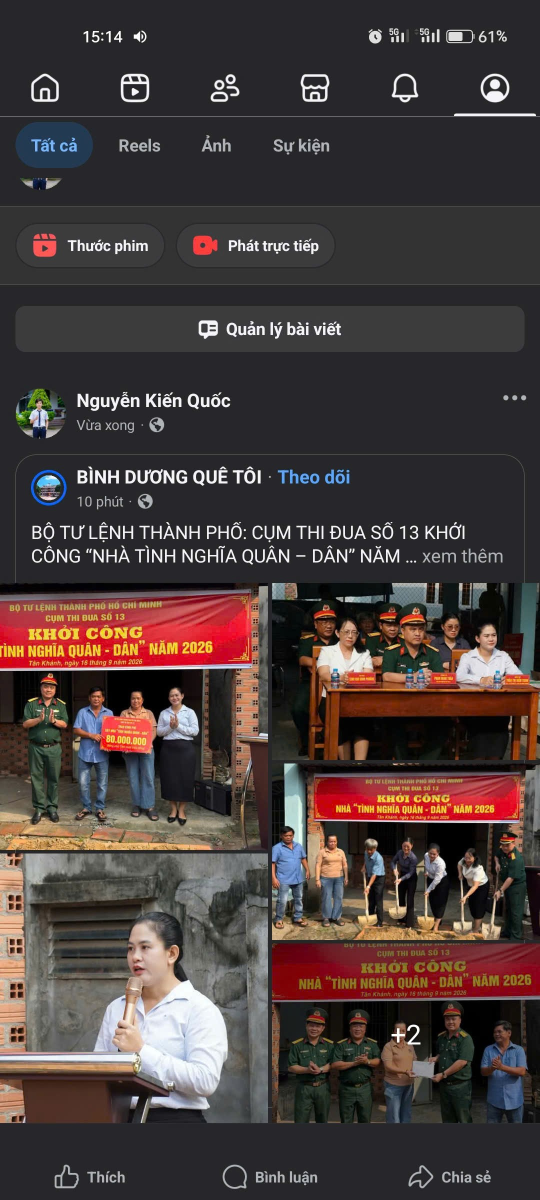
#> input picture tests/eval_datasets/image copy 10.png, 1080 x 2400 px (shown at 1/2 size); its folder holds only this picture in this run
$ python -i demo_pipeline.py   (imports and definitions only)
#> lines starting #> are read from the running program, lines starting #| are printed output that depends on the picture; after the words box and inside, x2 and y2 are one past the last pixel; in counts of white or black regions, pixels touching at a corner belong together
"""
Demo pipeline: doi chieu anh bao cao chia se bai Facebook
B1 tien xu ly -> B2 SIFT + RANSAC (dinh vi) -> B3 kiem tra luoi o -> B4 quyet dinh
Nguong la gia tri khoi diem, chua hieu chinh.
"""
import json, time, math, os, sys
import cv2, numpy as np
from PIL import Image, ImageOps

U = '/mnt/user-data/uploads/'
REFDIR = '/home/claude/demo/refs/'
OUT = '/mnt/user-data/outputs/'
W0 = 640

# ---- nguong khoi diem ----
TH = dict(min_good=12, ratio=0.75, ransac_px=4.0,
          min_inliers=25, min_inlier_ratio=0.30, border_inliers=15,
          scale=(0.3, 3.0), max_angle=5.0, min_visible=0.65,
          grid_n=8, grid_w=256, edge_margin=0.04, tile_cov=0.70, tile_ncc=0.60,
          pass_grid=0.85, review_grid=0.60)

sift = cv2.SIFT_create(nfeatures=1500)


def load_bgr(path):
    im = ImageOps.exif_transpose(Image.open(path)).convert('RGB')
    return cv2.cvtColor(np.array(im), cv2.COLOR_RGB2BGR)


def prep(bgr, w=W0):
    """B1: thu nho ve chieu rong 640, grayscale, SIFT"""
    h = int(round(bgr.shape[0] * w / bgr.shape[1]))
    img = cv2.resize(bgr, (w, h), interpolation=cv2.INTER_AREA)
    gray = cv2.cvtColor(img, cv2.COLOR_BGR2GRAY)
    kp, des = sift.detectAndCompute(gray, None)
    return dict(img=img, gray=gray, kp=kp, des=des)


def _longest_run(v, thr, max_gap):
    on = v > thr
    best = (0, 0)
    i, n = 0, len(v)
    while i < n:
        if on[i]:
            j, last = i, i
            while j < n and (on[j] or j - last <= max_gap):
                if on[j]:
                    last = j
                j += 1
            if last - i > best[1] - best[0]:
                best = (i, last)
            i = last + 1
        else:
            i += 1
    return best


def auto_crop(bgr, w=W0, sat_thr=45, row_thr=0.20, col_thr=0.15, gap=15):
    """A2: tu dong tim khung media trong anh mau (khong can nguoi crop).
    Phan giao dien Facebook gan nhu khong co mau bao hoa, con anh/do hoa thi co.
    Tra ve (x0, y0, x1, y1) theo toa do anh goc."""
#> called with w = 640, sat_thr = 45, row_thr = 0.2, col_thr = 0.15, gap = 15
    h0, w0 = bgr.shape[:2]
#> h0 = 2400; w0 = 1080
    s = w / w0
#> s = 0.593
    img = cv2.resize(bgr, (w, int(h0 * s)), interpolation=cv2.INTER_AREA)
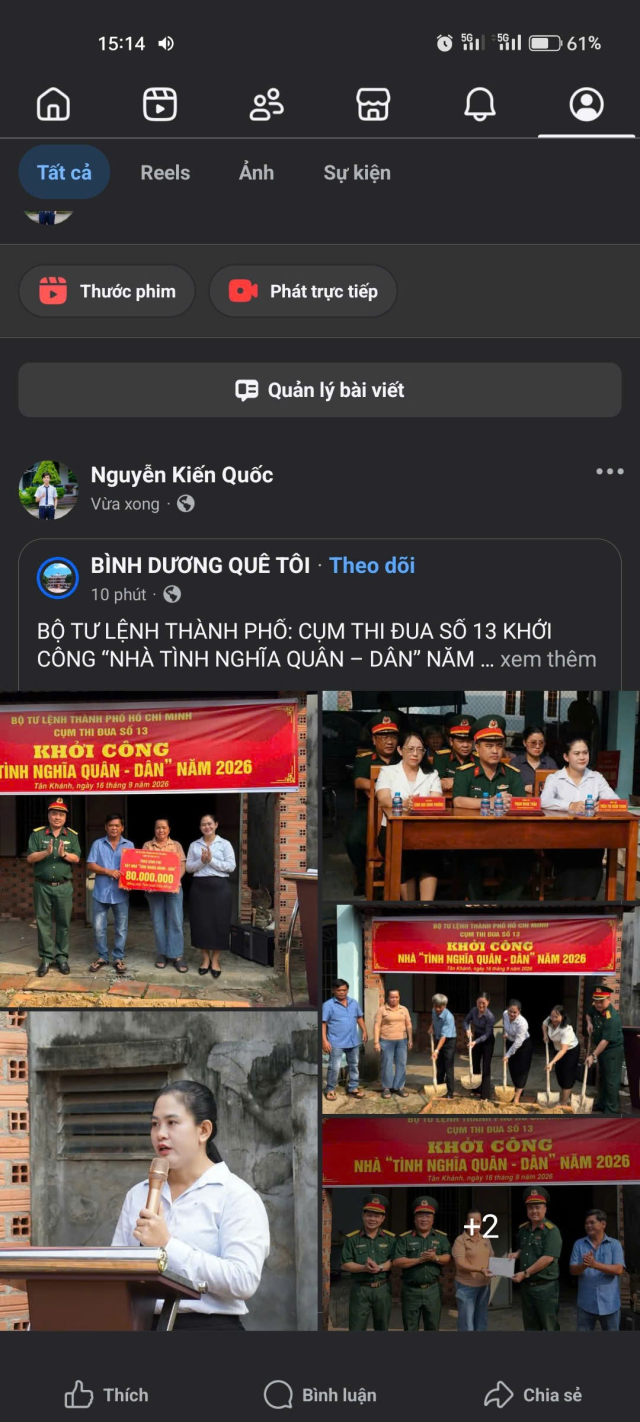
#> img: shape (1422, 640, 3); mean R, G, B 72.3, 60.7, 59.4
    hsv = cv2.cvtColor(img, cv2.COLOR_BGR2HSV)
#> hsv: shape (1422, 640, 3); mean H, S, V 106.7, 55.9, 76.3
    mask = ((hsv[..., 1] > sat_thr) & (hsv[..., 2] > 40)).astype(np.float32)
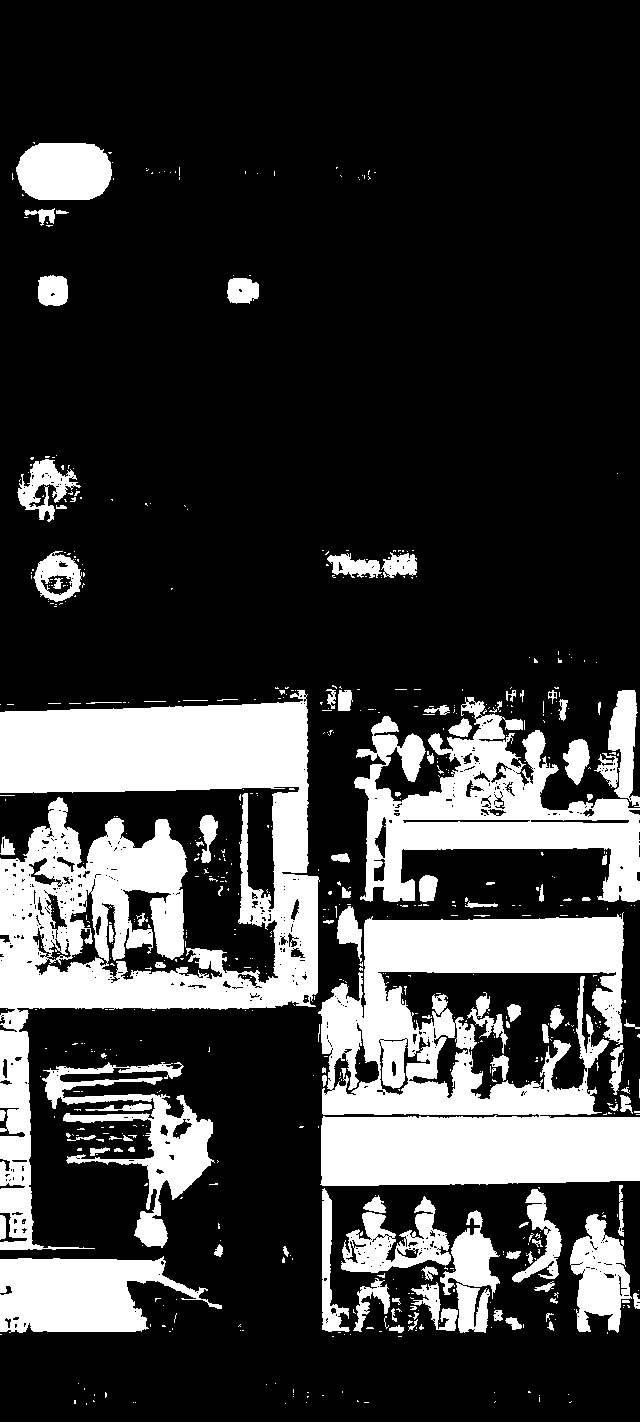
#> mask: shape (1422, 640) float32; values 0 (black) and 1 (white), 23.3% white; 670 white regions (562 under 20 px), largest, box (x1, y1, x2, y2) and area: (0, 690, 320, 1250) 71278, (318, 912, 640, 1186) 55715, (354, 697, 640, 902) 24322
    row = cv2.blur(mask.mean(1).reshape(-1, 1), (1, 9)).ravel()
#> row = 1422 values, max 0.771 at index 753, min 0 at index 0, mean 0.233
    y0, y1 = _longest_run(row, row_thr, gap)
#> in _longest_run, `i, n = 0, len(v)`: i = 0; n = 1422
#> after the loop in _longest_run, `while i < n:`: best = (703, 1186); i = 1422; j = 1347
#> y0 = 703; y1 = 1186
    col = np.convolve(mask[y0:y1 + 1].mean(0), np.ones(9) / 9, 'same')
#> col = 640 values, max 0.825 at index 13, min 0.166 at index 317, mean 0.538
    x0, x1 = _longest_run(col, col_thr, gap)
#> the loop in _longest_run (call 2), `while i < n:` made 1 pass
#> (best, i) on pass 1: ((0, 639), 640)
#> x0 = 0; x1 = 639
    return tuple(int(round(v / s)) for v in (x0, y0, x1 + 1, y1 + 1))


def make_ref(bgr, box=None):
    """A3: crop media (tu dong hoac theo box nguoi dung chinh) -> anh mau"""
    box = box or auto_crop(bgr)
#> box = (0, 1186, 1080, 2003)
    x0, y0, x1, y1 = box
#> x0 = 0; y0 = 1186; x1 = 1080; y1 = 2003
    return prep(bgr[y0:y1, x0:x1]), box
#> in prep, `img = cv2.resize(bgr, (w, h), interpolation=cv2.INTER_AREA)`:
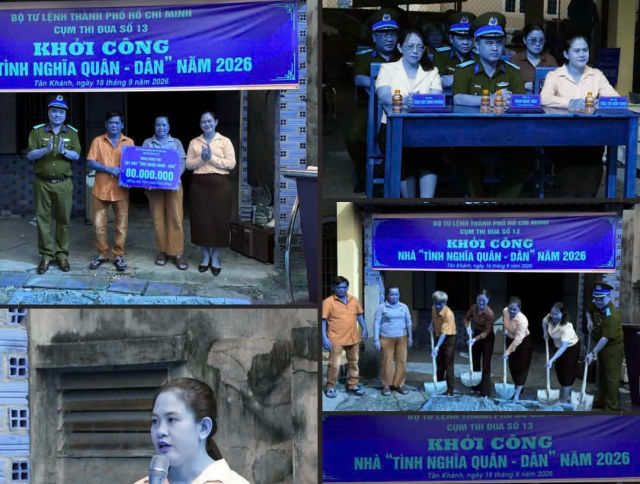
#> img: shape (484, 640, 3); mean of channels 0, 1, 2 103.7, 72, 62.6; drawn as B, G, R
#> in prep, `gray = cv2.cvtColor(img, cv2.COLOR_BGR2GRAY)`:
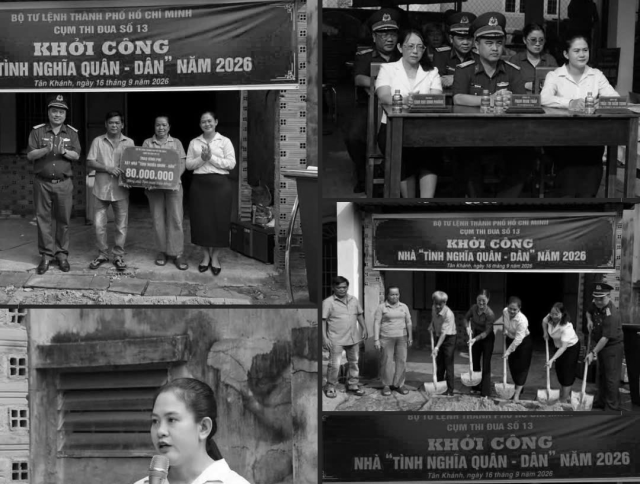
#> gray: shape (484, 640); min 0, max 254, mean 72.8
#> in prep, `kp, des = sift.detectAndCompute(gray, None)`: kp = 1501 keypoints; strongest (x, y, size): (568, 335, 13.5), (402, 81, 34.5), (572, 87, 37.8), (522, 319, 8)


# [97 lines left out: functions localize, grid_check, not called in this run]


RANK = {'PASS': 3, 'REVIEW': 2, 'FAIL': 1}


# [38 lines left out: functions decide, run_task, load_refs, not called in this run]


# [5 lines not run here, left out]

>>> import cv2
>>> picture = cv2.cvtColor(cv2.imread('../tests/eval_datasets/image copy 10.png'), cv2.COLOR_BGR2RGB)
>>> result = make_ref(picture)

$ run again, on tests/eval_datasets/image copy 11.png
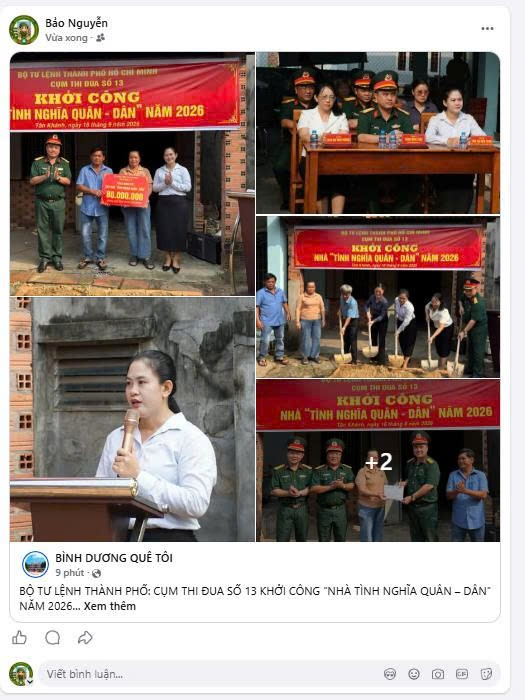
#> input picture tests/eval_datasets/image copy 11.png, 525 x 700 px
#> hsv: shape (853, 640, 3); mean H, S, V 70.8, 64, 153.7
#> in auto_crop, `mask = ((hsv[..., 1] > sat_thr) & (hsv[..., 2] > 40)).astype(np.float32)`:
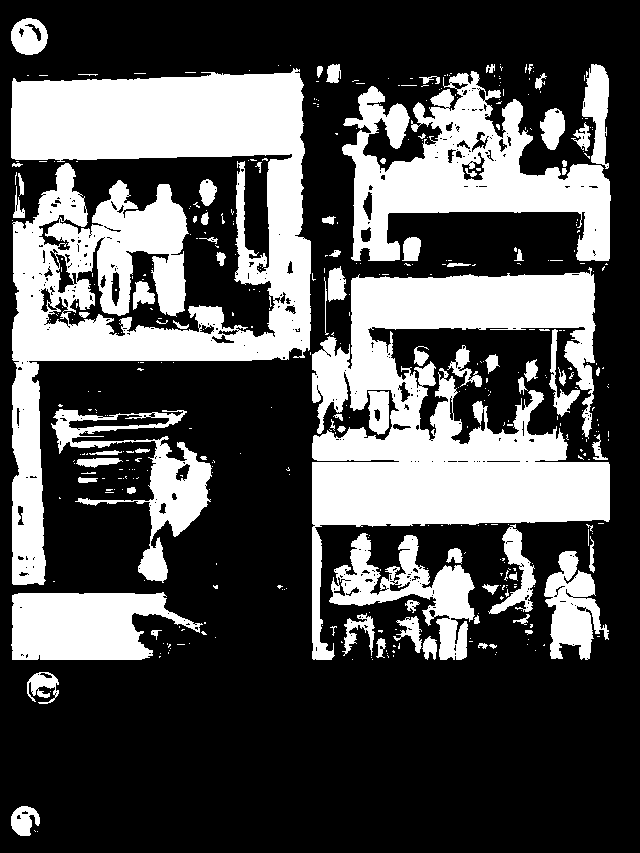
#> mask: shape (853, 640) float32; values 0 (black) and 1 (white), 32.7% white; 427 white regions (345 under 20 px), largest, box (x1, y1, x2, y2) and area: (11, 68, 311, 585) 63666, (312, 267, 610, 660) 49362, (342, 71, 611, 261) 22687
#> row = 853 values, max 0.73 at index 121, min 0 at index 0, mean 0.327
#> in _longest_run, `i, n = 0, len(v)`: i = 0; n = 853
#> the loop in _longest_run, `while i < n:` made 293 passes
#> (best, i) on pass 75: ((74, 526), 527)
#> after the loop in _longest_run, `while i < n:`: j = 674
#> in auto_crop, `y0, y1 = _longest_run(row, row_thr, gap)`: y0 = 74; y1 = 526
#> col = 640 values, max 0.861 at index 23, min 0 at index 0, mean 0.512
#> the loop in _longest_run (call 2), `while i < n:` made 40 passes
#> (best, i) on pass 11: ((10, 610), 611)
#> in auto_crop, `x0, x1 = _longest_run(col, col_thr, gap)`: x0 = 10; x1 = 610
#> box = (8, 61, 501, 432)
#> in make_ref, `x0, y0, x1, y1 = box`: x0 = 8; y0 = 61; x1 = 501; y1 = 432
#> in prep, `gray = cv2.cvtColor(img, cv2.COLOR_BGR2GRAY)`:
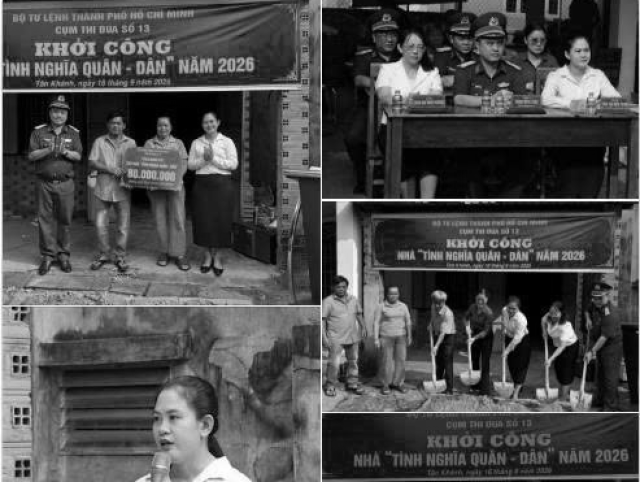
#> gray: shape (482, 640); min 0, max 255, mean 75.7
#> kp = 1500 keypoints; strongest (x, y, size): (567, 334, 13.3), (402, 81, 34.8), (573, 88, 37.7), (467, 201, 4.3)

$ run again, on tests/eval_datasets/image copy 3.png
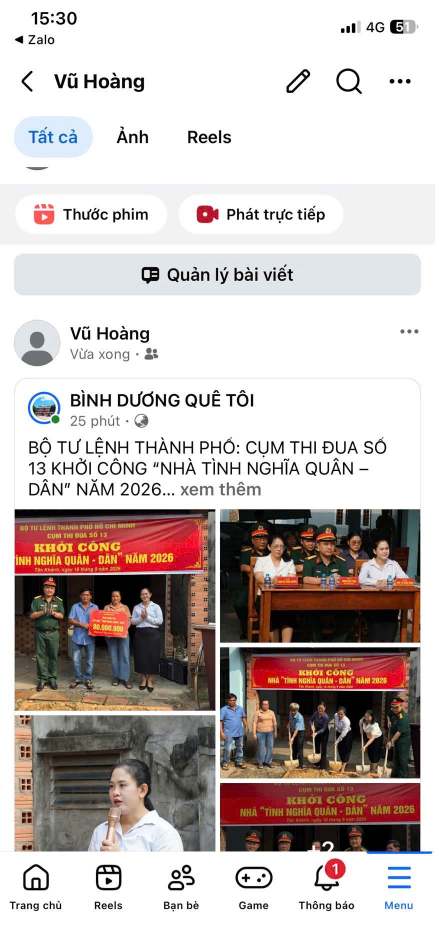
#> input picture tests/eval_datasets/image copy 3.png, 870 x 1884 px (shown at 1/2 size)
#> hsv: shape (1385, 640, 3); mean H, S, V 34, 34.8, 198.1
#> in auto_crop, `mask = ((hsv[..., 1] > sat_thr) & (hsv[..., 2] > 40)).astype(np.float32)`:
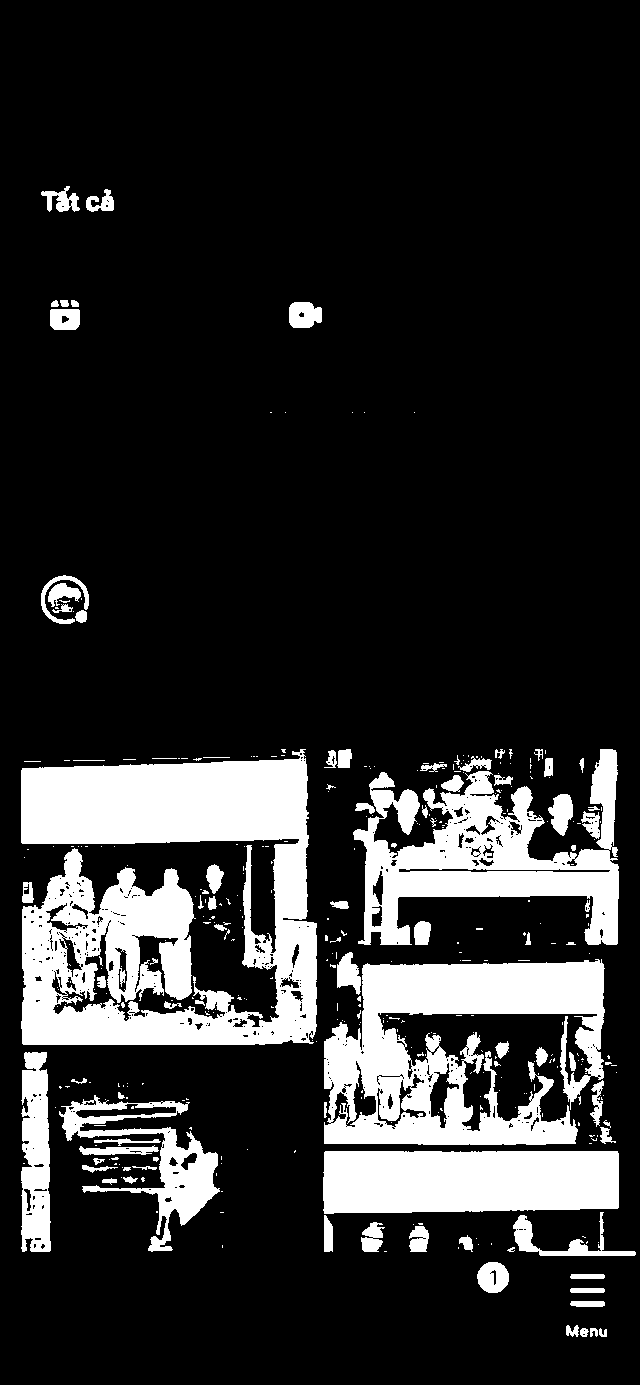
#> mask: shape (1385, 640) float32; values 0 (black) and 1 (white), 17.4% white; 364 white regions (274 under 20 px), largest, box (x1, y1, x2, y2) and area: (21, 749, 317, 1045) 56247, (324, 959, 605, 1145) 30545, (353, 749, 619, 945) 22537
#> row = 1385 values, max 0.715 at index 803, min 0 at index 0, mean 0.174
#> in _longest_run, `i, n = 0, len(v)`: i = 0; n = 1385
#> after the loop in _longest_run, `while i < n:`: best = (760, 1213); i = 1385; j = 1266
#> in auto_crop, `y0, y1 = _longest_run(row, row_thr, gap)`: y0 = 760; y1 = 1213
#> col = 640 values, max 0.822 at index 33, min 0 at index 0, mean 0.497
#> the loop in _longest_run (call 2), `while i < n:` made 41 passes
#> (best, i) on pass 20: ((19, 618), 619)
#> in auto_crop, `x0, x1 = _longest_run(col, col_thr, gap)`: x0 = 19; x1 = 618
#> box = (26, 1033, 841, 1650)
#> in make_ref, `x0, y0, x1, y1 = box`: x0 = 26; y0 = 1033; x1 = 841; y1 = 1650
#> in prep, `gray = cv2.cvtColor(img, cv2.COLOR_BGR2GRAY)`:
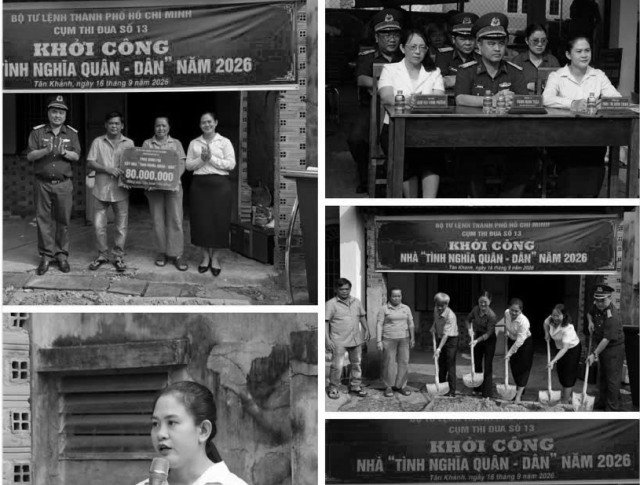
#> gray: shape (485, 640); min 0, max 255, mean 80.4
#> kp = 1500 keypoints; strongest (x, y, size): (13, 314, 2.8), (570, 336, 13.3), (404, 81, 33.9), (524, 321, 7.5)
